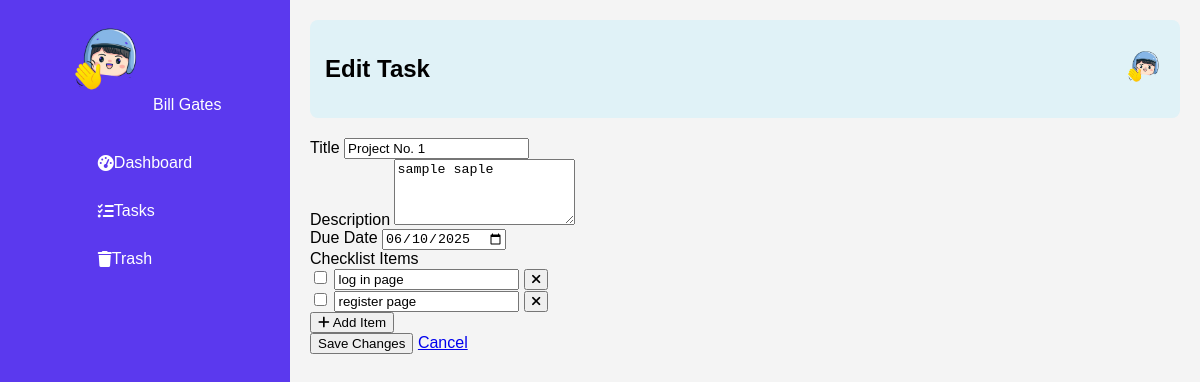
/edit_task.php?task_id=7 (signed in), run on the app's committed database.
### tables this page shows
CREATE TABLE `users` (
  `id` int(11) NOT NULL,
  `username` varchar(50) NOT NULL,
  `email` varchar(100) NOT NULL,
  `password` varchar(255) NOT NULL,
  `full_name` varchar(100) DEFAULT NULL,
  `phone` varchar(20) DEFAULT NULL,
  `address` text DEFAULT NULL,
  `profile_picture` varchar(255) DEFAULT NULL,
  `created_at` datetime DEFAULT current_timestamp()
);

CREATE TABLE `tasks` (
  `id` int(11) NOT NULL,
  `user_id` int(11) NOT NULL,
  `title` varchar(255) NOT NULL,
  `description` text DEFAULT NULL,
  `due_date` date DEFAULT NULL,
  `status` enum('pending','in_progress','completed') DEFAULT 'pending',
  `is_deleted` tinyint(1) DEFAULT 0,
  `deleted_at` datetime DEFAULT NULL,
  `created_at` datetime DEFAULT current_timestamp()
);

CREATE TABLE `task_checklist` (
  `id` int(11) NOT NULL,
  `task_id` int(11) NOT NULL,
  `item_text` varchar(255) NOT NULL,
  `is_completed` tinyint(1) DEFAULT 0,
  `created_at` datetime DEFAULT current_timestamp()
);

### edit_task.php (the view, shortened to what this page needs)
<?php
require_once "config.php";
$task_id = null;
$title = $description = $due_date = "";
$checklist_items = [];
$user_id = $_SESSION["id"];
$error_message = "";
$user_sql = "SELECT username, email, full_name, phone, address, profile_picture FROM users WHERE id = ?";
$user_stmt = mysqli_prepare($link, $user_sql);
mysqli_stmt_bind_param($user_stmt, "i", $user_id);
mysqli_stmt_execute($user_stmt);
$user_result = mysqli_stmt_get_result($user_stmt);
$user_data = mysqli_fetch_assoc($user_result);
if (isset($_GET['task_id']) && !empty(trim($_GET['task_id']))) {
    $task_id = trim($_GET['task_id']);
    $sql = "SELECT title, description, due_date FROM tasks WHERE id = ? AND user_id = ?";
    if ($stmt = mysqli_prepare($link, $sql)) {
        mysqli_stmt_bind_param($stmt, "ii", $task_id, $user_id);
        if (mysqli_stmt_execute($stmt)) {
            $result = mysqli_stmt_get_result($stmt);
            if (mysqli_num_rows($result) == 1) {
                $task = mysqli_fetch_assoc($result);
                $title = $task['title'];
                $description = $task['description'];
                $due_date = $task['due_date'];
                $checklist_sql = "SELECT id, item_text, is_completed FROM task_checklist WHERE task_id = ? ORDER BY id ASC";
                if ($checklist_stmt = mysqli_prepare($link, $checklist_sql)) {
                    mysqli_stmt_bind_param($checklist_stmt, "i", $task_id);
                    if (mysqli_stmt_execute($checklist_stmt)) {
                        $checklist_result = mysqli_stmt_get_result($checklist_stmt);
                        while ($row = mysqli_fetch_assoc($checklist_result)) {
                            $checklist_items[] = $row;
                        }
                    }
                }
            } else {
                $error_message = "Task not found.";
            }
        } else {
            $error_message = "Error fetching task: " . mysqli_error($link);
        }
    }
} else if ($_SERVER["REQUEST_METHOD"] == "POST") {
    $task_id = $_POST['task_id'];
    $title = trim($_POST["title"]);
    $description = trim($_POST["description"]);
    $due_date = $_POST["due_date"];
    $checklist_items_post = isset($_POST['checklist_item']) ? $_POST['checklist_item'] : [];
    $checklist_ids_post = isset($_POST['checklist_id']) ? $_POST['checklist_id'] : [];
    $checklist_completed_post = isset($_POST['checklist_completed']) ? $_POST['checklist_completed'] : [];
    if (empty($title)) {
        $error_message = "Please enter a task title.";
    }
    if (empty($error_message)) {
        $update_task_sql = "UPDATE tasks SET title = ?, description = ?, due_date = ? WHERE id = ? AND user_id = ?";
        if ($update_task_stmt = mysqli_prepare($link, $update_task_sql)) {
            mysqli_stmt_bind_param($update_task_stmt, "sssii", $title, $description, $due_date, $task_id, $user_id);
            mysqli_stmt_execute($update_task_stmt);
            mysqli_stmt_close($update_task_stmt);
        }
        $existing_checklist_ids = [];
        $fetch_existing_sql = "SELECT id FROM task_checklist WHERE task_id = ?";
        if ($fetch_stmt = mysqli_prepare($link, $fetch_existing_sql)) {
            mysqli_stmt_bind_param($fetch_stmt, "i", $task_id);
            mysqli_stmt_execute($fetch_stmt);
            $existing_result = mysqli_stmt_get_result($fetch_stmt);
            while ($row = mysqli_fetch_assoc($existing_result)) {
                $existing_checklist_ids[] = $row['id'];
            }
            mysqli_stmt_close($fetch_stmt);
        }
        $updated_checklist_ids = [];
        $update_item_sql = "UPDATE task_checklist SET item_text = ?, is_completed = ? WHERE id = ?";
        $insert_item_sql = "INSERT INTO task_checklist (task_id, item_text, is_completed) VALUES (?, ?, ?)";
        $update_item_stmt = mysqli_prepare($link, $update_item_sql);
        $insert_item_stmt = mysqli_prepare($link, $insert_item_sql);
        foreach ($checklist_items_post as $index => $item_text) {
            $item_text = trim($item_text);
            if (!empty($item_text)) {
                $item_id = $checklist_ids_post[$index] ?? null;
                $is_completed = in_array($item_id, $checklist_completed_post) ? 1 : 0;
                if ($item_id && in_array($item_id, $existing_checklist_ids)) {
                    mysqli_stmt_bind_param($update_item_stmt, "sii", $item_text, $is_completed, $item_id);
                    mysqli_stmt_execute($update_item_stmt);
                    $updated_checklist_ids[] = $item_id;
                } else {
                    mysqli_stmt_bind_param($insert_item_stmt, "isi", $task_id, $item_text, $is_completed);
                    mysqli_stmt_execute($insert_item_stmt);
                }
            }
        }
        mysqli_stmt_close($update_item_stmt);
        mysqli_stmt_close($insert_item_stmt);
        $deleted_ids = array_diff($existing_checklist_ids, $updated_checklist_ids);
        if (!empty($deleted_ids)) {
            $delete_item_sql = "DELETE FROM task_checklist WHERE id IN (" . implode(",", $deleted_ids) . ")";
            mysqli_query($link, $delete_item_sql);
        }
        header("location: tasks.php");
        exit;
    }
}
?>
<!DOCTYPE html>
<html lang="en">
<head>
    <link rel="stylesheet" href="style.css">
    <link rel="stylesheet" href="https://cdnjs.cloudflare.com/ajax/libs/font-awesome/6.0.0/css/all.min.css">
</head>
<body>
    <div class="container">
        <div class="sidebar">
            <div class="profile">
                <img src="<?php echo !empty($user_data['profile_picture']) ? htmlspecialchars($user_data['profile_picture']) : 'placeholder.png'; ?>" alt="User Profile">
                <span><?php echo htmlspecialchars($user_data['full_name'] ?? $user_data['username']); ?></span>
            </div>
            <nav class="navigation">
                <ul>
                    <li><a href="dashboard.php"><i class="fas fa-tachometer-alt"></i> Dashboard</a></li>
                    <li><a href="tasks.php"><i class="fas fa-tasks"></i> Tasks</a></li>
                    <li><a href="trash.php"><i class="fas fa-trash"></i> Trash</a></li>
                </ul>
            </nav>
        </div>
        <div class="main-content">
            <header class="header">
                <h2>Edit Task</h2>
                <div class="user-menu">
                    <img src="<?php echo !empty($user_data['profile_picture']) ? htmlspecialchars($user_data['profile_picture']) : 'placeholder.png'; ?>" alt="User Profile" id="userMenuBtn">
                </div>
            </header>
            <div class="tasks-container">
                <?php if ($task_id !== null && empty($error_message)) : ?>
                    <form action="<?php echo htmlspecialchars($_SERVER["PHP_SELF"]); ?>" method="post">
                        <div class="form-group">
                            <label>Title</label>
                            <input type="text" name="title" class="form-control" value="<?php echo htmlspecialchars($title); ?>" required>
                        </div>
                        <div class="form-group">
                            <label>Description</label>
                            <textarea name="description" class="form-control" rows="4"><?php echo htmlspecialchars($description); ?></textarea>
                        </div>
                        <div class="form-group">
                            <label>Due Date</label>
                            <input type="date" name="due_date" class="form-control" value="<?php echo htmlspecialchars($due_date); ?>">
                        </div>
                        <div class="form-group">
                            <label>Checklist Items</label>
                            <div id="checklistItemsContainer">
                                <?php if (!empty($checklist_items)) : ?>
                                    <?php foreach ($checklist_items as $item) : ?>
                                        <div class="checklist-item">
                                            <input type="checkbox" name="checklist_completed[]" value="<?php echo $item['id']; ?>" <?php echo $item['is_completed'] ? 'checked' : ''; ?>>
                                            <input type="text" name="checklist_item[]" class="form-control" value="<?php echo htmlspecialchars($item['item_text']); ?>">
                                            <button type="button" class="remove-item"><i class="fas fa-times"></i></button>
                                        </div>
                                    <?php endforeach; ?>
                                <?php endif; ?>
                            </div>
                            <button type="button" id="addChecklistItemBtn" class="add-item-btn"><i class="fas fa-plus"></i> Add Item</button>
                        </div>
                        <div class="form-group">
                            <input type="submit" class="btn btn-primary" value="Save Changes">
                            <a href="tasks.php" class="btn btn-secondary">Cancel</a>
                        </div>
                    </form>
                <?php elseif ($task_id === null) : ?>
                    <p>No task ID provided for editing.</p>
                <?php endif; ?>
            </div>
        </div>
    </div>
</body>
</html>

### style.css (style rules this page uses)
body { margin: 0; font-family: sans-serif; background-color: #f4f4f4; }
.container { display: flex; height: 100vh; }
.sidebar { width: 250px; background-color: #5b39ee; color: white; padding: 20px; display: flex; flex-direction: column; align-items: center; }
.profile { text-align: center; margin-bottom: 30px; }
.profile img { width: 80px; height: 80px; border-radius: 50%; margin-bottom: 10px; }
.navigation ul { list-style: none; padding: 0; margin: 0; width: 100%; }
.navigation li { margin-bottom: 10px; }
.navigation a { color: white; text-decoration: none; display: flex; align-items: center; padding: 10px; border-radius: 5px; }
.main-content { flex-grow: 1; padding: 20px; }
.header { display: flex; justify-content: space-between; align-items: center; background-color: #e0f2f7; padding: 15px; border-radius: 8px; margin-bottom: 20px; }
.user-menu { position: relative; }
.user-menu img { width: 40px; height: 40px; border-radius: 50%; cursor: pointer; }

### data on the page
users: profile_picture (picture), full_name "Bill Gates"
tasks: title "Project No. 1", description "sample saple", due_date "06/10/2025"
task_checklist: item_text "log in page"
task_checklist: item_text "register page"
